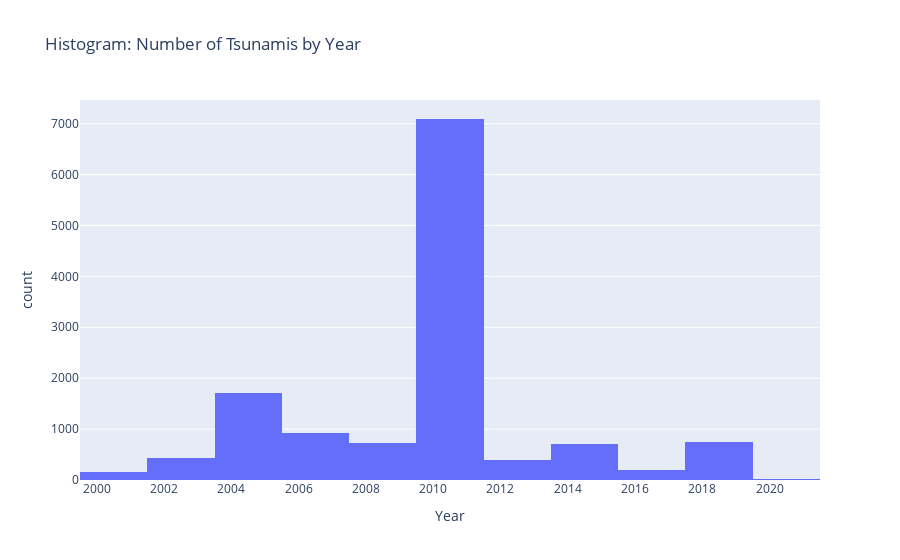

Notebook code cell kept with this figure:
### Markdown cell above
#### Histogram: Number of tsunamis by year

### Code cell
# Make copy of dataframe
plot_df = tsunami_df.copy()

# Filter for only true tsnuamis
plot_df = plot_df.loc[(plot_df["Maximum Water Height (m)"]> 0), :]

fig = px.histogram(plot_df, x="Year", nbins=20, title="Histogram: Number of Tsunamis by Year")
fig.update_xaxes(nticks=20)
fig.show()

### Figure 1 — Plotly figure (JSON) as saved in the notebook; plotly's stock layout.template omitted (floating-point values rounded to 4 significant figures; data arrays with more than 128 entries replaced by an {"elided": "..."} marker saying what was removed)
{"data": [{"alignmentgroup": "True", "bingroup": "x", "hovertemplate": "Year=%{x}<br>count=%{y}<extra></extra>", "legendgroup": "", "marker": {"color": "#636efa"}, "name": "", "nbinsx": 20, "offsetgroup": "", "orientation": "v", "showlegend": false, "type": "histogram", "x": {"elided": "13105 int values"}, "xaxis": "x", "yaxis": "y"}], "layout": {"autosize": true, "barmode": "relative", "legend": {"tracegroupgap": 0}, "title": {"text": "Histogram: Number of Tsunamis by Year"}, "xaxis": {"anchor": "y", "autorange": true, "domain": [0, 1], "nticks": 20, "range": [2000.0, 2022.0], "title": {"text": "Year"}, "type": "linear"}, "yaxis": {"anchor": "x", "autorange": true, "domain": [0, 1], "range": [0, 7464.0], "title": {"text": "count"}}}}
